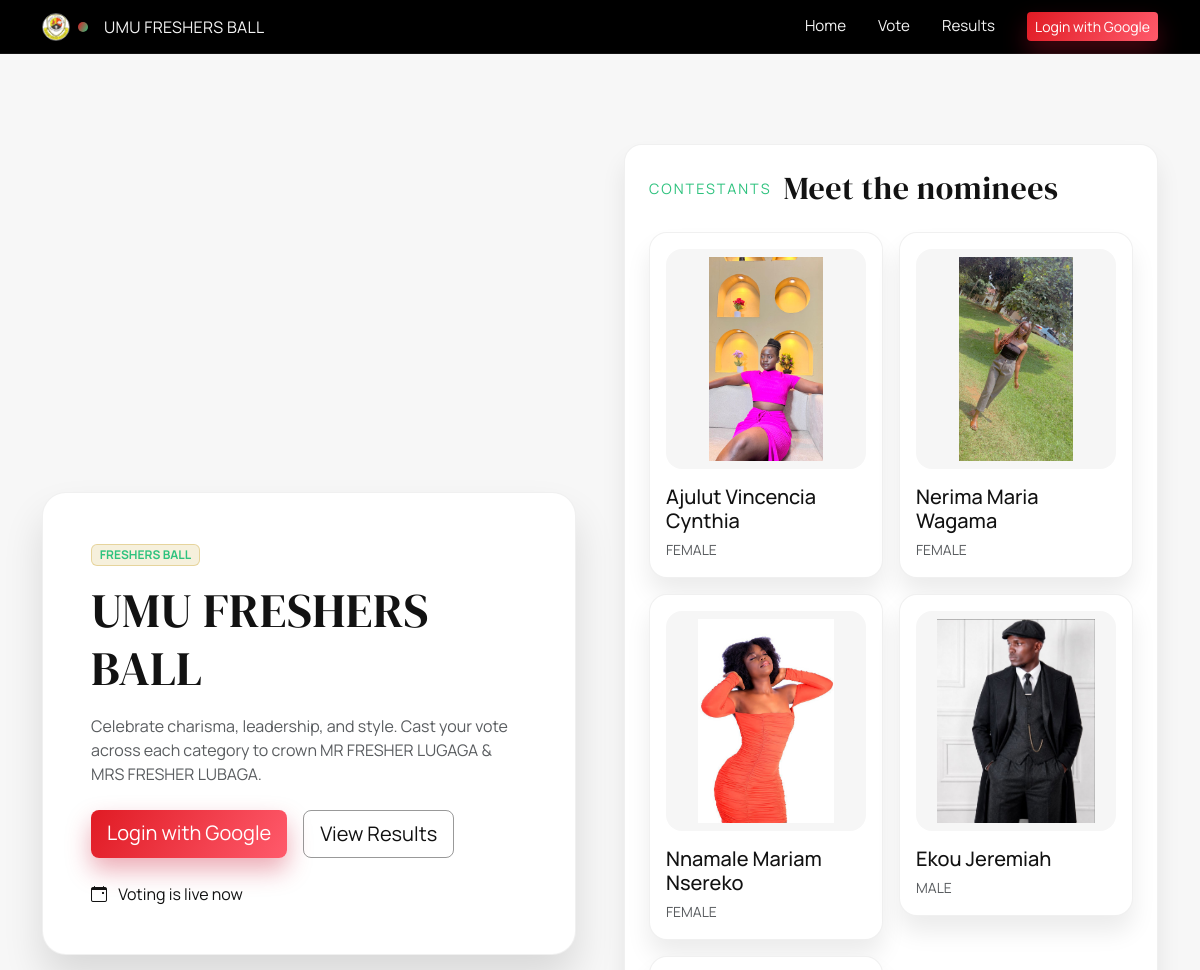
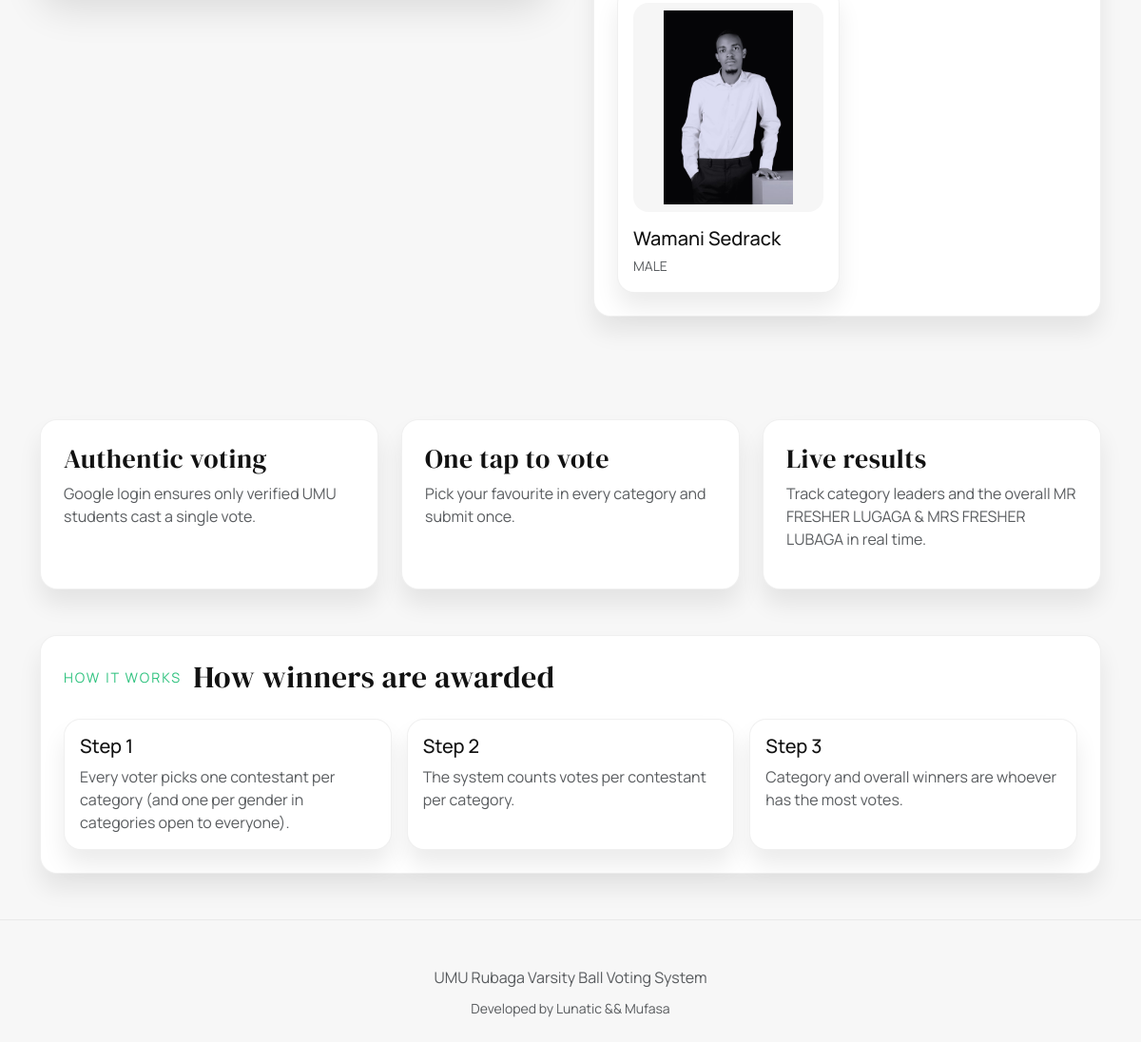
The page / on the database its author committed (2 pictures, top to bottom).
### tables this page shows
CREATE TABLE `contestants` (
  `id` int(11) NOT NULL AUTO_INCREMENT,
  `name` varchar(255) NOT NULL,
  `gender` enum('male','female') NOT NULL,
  `photo` varchar(255) NOT NULL,
  `bio` text DEFAULT NULL,
  `created_at` timestamp NOT NULL DEFAULT current_timestamp(),
  `active` tinyint(1) NOT NULL DEFAULT 1,
  PRIMARY KEY (`id`)
);

### includes/helpers.php (called while the page is built, shortened)
<?php
function h(string $value): string
{
    return htmlspecialchars($value, ENT_QUOTES, 'UTF-8');
}
function site_name(array $config): string
{
    $name = trim((string) ($config['app']['event_name'] ?? ''));
    return $name !== '' ? $name : 'Election';
}
function site_tagline(array $config): string
{
    return trim((string) ($config['app']['event_tagline'] ?? ''));
}
function site_male_title(array $config): string
{
    $title = trim((string) ($config['app']['male_title'] ?? ''));
    return $title !== '' ? $title : 'Mr UMU Rubaga';
}
function site_female_title(array $config): string
{
    $title = trim((string) ($config['app']['female_title'] ?? ''));
    return $title !== '' ? $title : 'Mrs UMU Rubaga';
}
function is_logged_in(): bool
{
    return !empty($_SESSION['user_id']);
}
function base_url(array $config): string
{
    $base = trim($config['app']['base_url'] ?? '');
    $scriptName = $_SERVER['SCRIPT_NAME'] ?? '';
    $normalized = str_replace('\\', '/', $scriptName);
    $dir = rtrim(str_replace(basename($normalized), '', $normalized), '/');
    return $dir === '' ? '' : $dir;
}
function asset_url(string $path, array $config): string
{
    $base = absolute_base_url($config);
    $cleanPath = ltrim($path, '/');
    return $base . '/' . $cleanPath;
}
function absolute_base_url(array $config): string
{
    $basePath = base_url($config);
    $host = $_SERVER['HTTP_HOST'] ?? '';
    $isLive = strpos($host, 'umuelections.fwh.is') !== false;
    $isHttps = $isLive || (!empty($_SERVER['HTTPS']) && $_SERVER['HTTPS'] !== 'off');
    $scheme = $isHttps ? 'https' : 'http';
    return $scheme . '://' . $host . $basePath;
}
function get_voting_mode(array $config): string
{
    $mode = strtolower(trim((string) ($config['app']['voting_mode'] ?? 'rating')));
    return $mode === 'simple' ? 'simple' : 'rating';
}

### index.php (the view, shortened to what this page needs)
<?php
require_once __DIR__ . '/includes/header.php';
require_once __DIR__ . '/includes/db.php';
$votingMode = get_voting_mode($config);
$previewStmt = $pdo->query("SELECT id, name, gender, photo, bio FROM contestants ORDER BY created_at DESC LIMIT 6");
$previewContestants = $previewStmt->fetchAll();
?>
<section class="hero">
    <div class="container">
        <div class="row align-items-center g-5">
            <div class="col-lg-6">
                <div class="hero-card p-4 p-lg-5">
                    <span class="badge badge-gold"><?php echo h(site_tagline($config) ?: 'Cast your vote'); ?></span>
                    <h1 class="display-5 mt-3"><?php echo h(site_name($config)); ?></h1>
                    <p class="mt-3 text-muted">Celebrate charisma, leadership, and style. Cast your vote across each category to crown <?php echo h(site_male_title($config)); ?> &amp; <?php echo h(site_female_title($config)); ?>.</p>
                    <div class="d-flex flex-wrap gap-3 mt-4">
                        <?php if (is_logged_in()): ?>
                            <a class="btn btn-primary btn-lg" href="vote.php">Start Voting</a>
                            <a class="btn btn-outline-light btn-lg" href="results.php">View Results</a>
                        <?php else: ?>
                            <a class="btn btn-primary btn-lg" href="login.php">Login with Google</a>
                            <a class="btn btn-outline-light btn-lg" href="results.php">View Results</a>
                        <?php endif; ?>
                    </div>
                    <div class="mt-4">
                        <i class="bi bi-calendar-event"></i>
                        <span class="ms-2" id="countdown" data-event-date="<?php echo h($config['app']['event_date']); ?>"></span>
                    </div>
                </div>
            </div>
            <div class="col-lg-6">
                <div class="card-dark p-4">
                    <div class="section-title">
                        <span>Contestants</span>
                        <h2 class="mb-0">Meet the nominees</h2>
                    </div>
                    <div class="row g-3">
                        <?php if ($previewContestants): ?>
                            <?php foreach ($previewContestants as $contestant): ?>
                                <div class="col-6">
                                    <div class="card-dark p-3">
                                        <img class="contestant-img" src="<?php echo h(asset_url($contestant['photo'], $config)); ?>" alt="<?php echo h($contestant['name']); ?>">
                                        <h5 class="mt-3 mb-1"><?php echo h($contestant['name']); ?></h5>
                                        <small class="text-muted text-uppercase"><?php echo h($contestant['gender']); ?></small>
                                    </div>
                                </div>
                            <?php endforeach; ?>
                        <?php else: ?>
                            <div class="col-12">
                                <p class="text-muted mb-0">Contestants will appear here once the admin adds them.</p>
                            </div>
                        <?php endif; ?>
                    </div>
                </div>
            </div>
        </div>
    </div>
</section>
<section class="py-5">
    <div class="container">
        <div class="row g-4">
            <div class="col-md-4">
                <div class="card-dark p-4 h-100">
                    <h3>Authentic voting</h3>
                    <p class="text-muted">Google login ensures only verified UMU students cast a single vote.</p>
                </div>
            </div>
            <div class="col-md-4">
                <div class="card-dark p-4 h-100">
                    <h3><?php echo $votingMode === 'simple' ? 'One tap to vote' : 'Score based'; ?></h3>
                    <p class="text-muted"><?php echo $votingMode === 'simple' ? 'Pick your favourite in every category and submit once.' : 'Rate contestants 1-5 across every category to crown the real favorites.'; ?></p>
                </div>
            </div>
            <div class="col-md-4">
                <div class="card-dark p-4 h-100">
                    <h3>Live results</h3>
                    <p class="text-muted">Track category leaders and the overall <?php echo h(site_male_title($config)); ?> &amp; <?php echo h(site_female_title($config)); ?> in real time.</p>
                </div>
            </div>
        </div>
    </div>
</section>
<section class="pb-5">
    <div class="container">
        <div class="card-dark p-4">
            <div class="section-title">
                <span>How it works</span>
                <h2 class="mb-0">How winners are awarded</h2>
            </div>
            <div class="row g-3">
                <?php if ($votingMode === 'simple'): ?>
                    <div class="col-md-4">
                        <div class="card-dark p-3 h-100">
                            <h5>Step 1</h5>
                            <p class="text-muted mb-0">Every voter picks one contestant per category (and one per gender in categories open to everyone).</p>
                        </div>
                    </div>
                    <div class="col-md-4">
                        <div class="card-dark p-3 h-100">
                            <h5>Step 2</h5>
                            <p class="text-muted mb-0">The system counts votes per contestant per category.</p>
                        </div>
                    </div>
                    <div class="col-md-4">
                        <div class="card-dark p-3 h-100">
                            <h5>Step 3</h5>
                            <p class="text-muted mb-0">Category and overall winners are whoever has the most votes.</p>
                        </div>
                    </div>
                <?php endif; ?>
            </div>
        </div>
    </div>
</section>
<?php require_once __DIR__ . '/includes/footer.php'; ?>

### rows shown on the page
contestants: photo (picture), name "Ajulut Vincencia Cynthia", gender "FEMALE"
contestants: photo (picture), name "Nerima Maria Wagama", gender "FEMALE"
contestants: photo (picture), name "Nnamale Mariam Nsereko", gender "FEMALE"
contestants: photo (picture), name "Ekou Jeremiah", gender "MALE"
contestants: photo (picture), name "Wamani Sedrack", gender "MALE"

### other values the page prints
site_name($config) "UMU FRESHERS BALL"
site_tagline($config) ?: 'Cast your vote' "FRESHERS BALL"
site_male_title($config) "MR FRESHER LUGAGA"
site_female_title($config) "MRS FRESHER LUBAGA"
